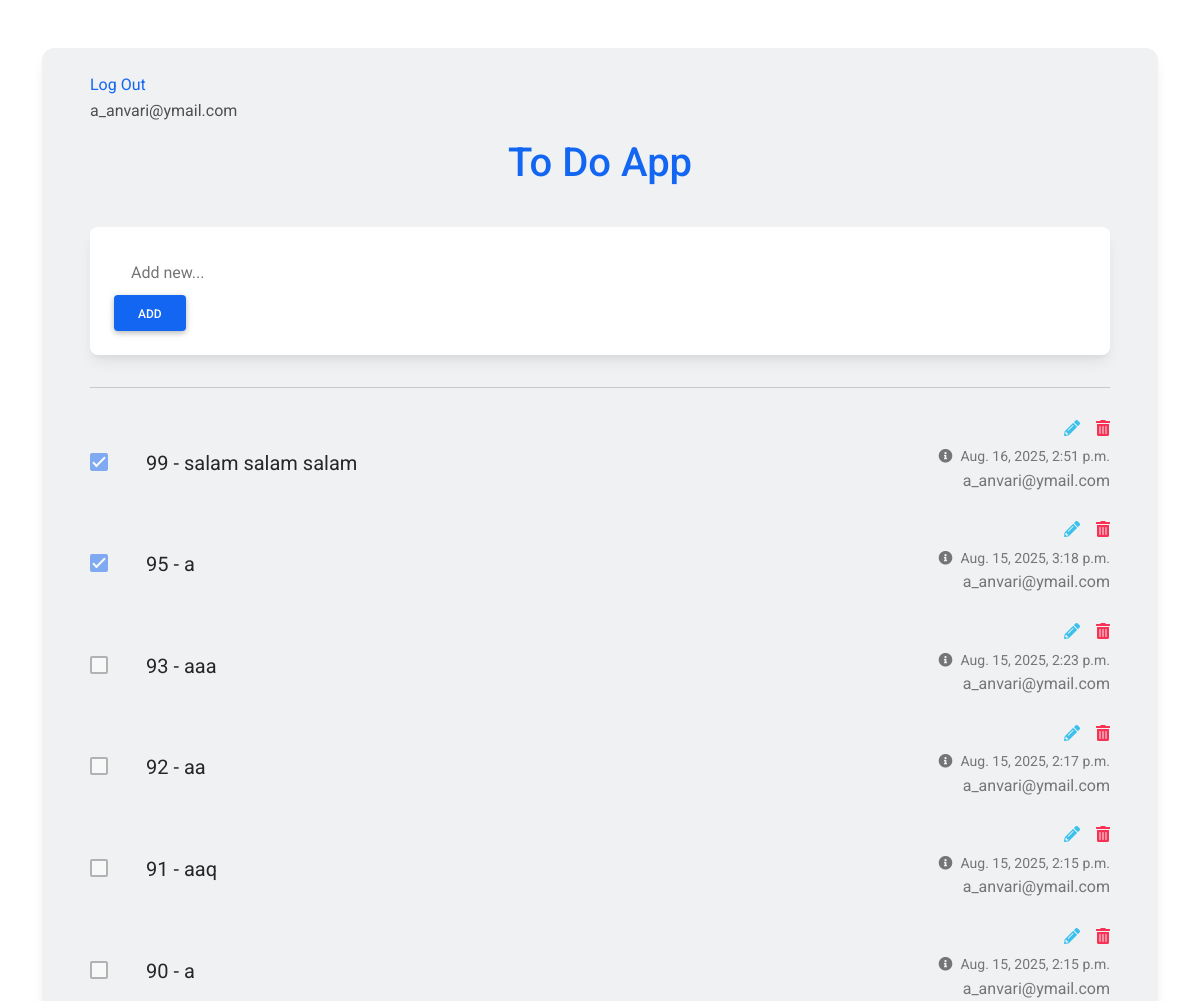
Before: /todo/task/ (signed in, upper part) with the older database file.
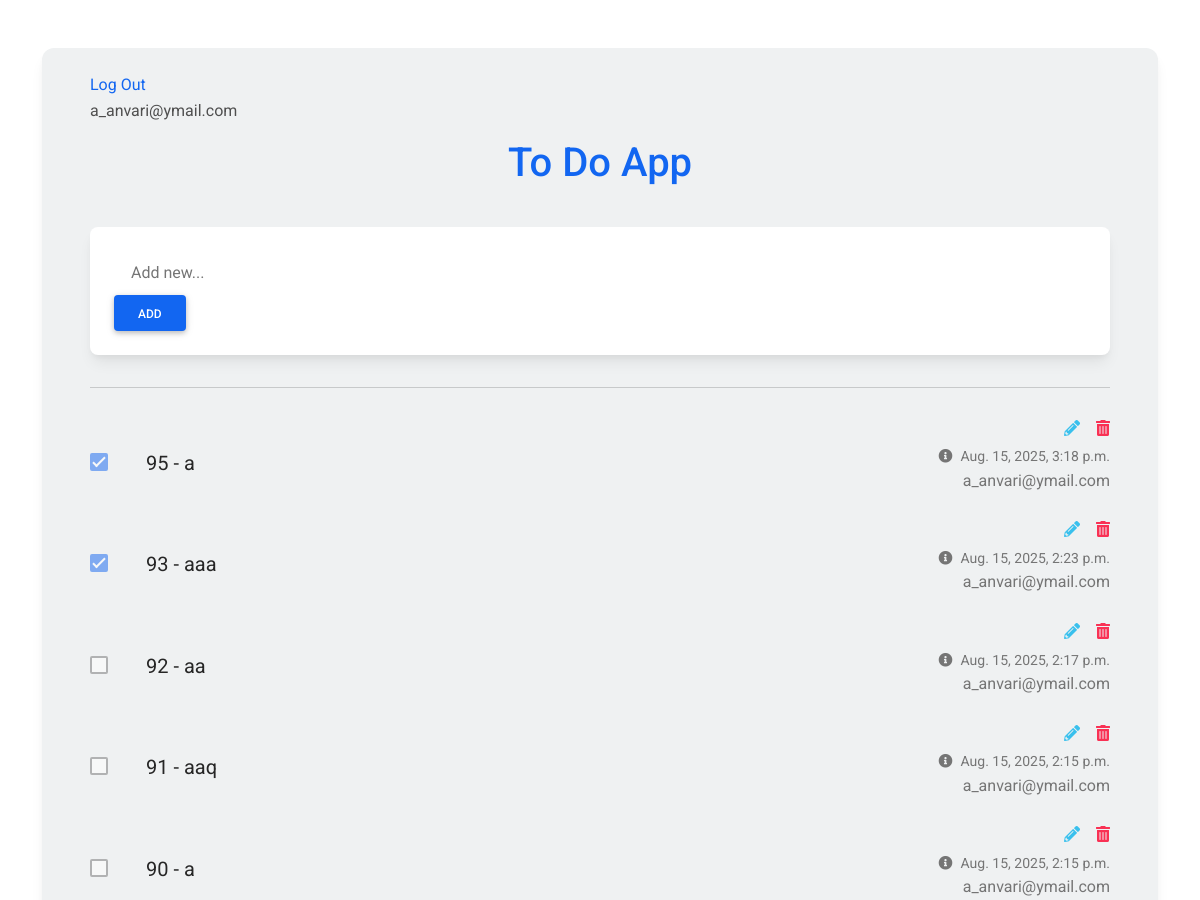
After: the same page with the newer database file.
### todo/models.py (models this page shows, shortened)
class Task (models.Model):
    author = models.ForeignKey('accounts.Profile',on_delete=models.CASCADE)
    title = models.CharField(max_length=250,blank=True,null=True)
    status = models.BooleanField(default=False)
    created_date = models.DateTimeField(auto_now_add=True)
    updated_date = models.DateTimeField(auto_now=True)

### accounts/models.py (models this page shows)
class Profile(models.Model):
    user = models.ForeignKey(User,on_delete=models.CASCADE)
    first_name = models.CharField(max_length=250)
    last_name = models.CharField(max_length=250)
    image = models.ImageField(blank=True, null=True)
    description = models.TextField()
    created_date = models.DateTimeField(auto_now_add=True)
    updated_date = models.DateTimeField(auto_now=True)
    def __str__(self):
        return self.user.email

class User(AbstractBaseUser, PermissionsMixin):
    email = models.EmailField(max_length=255, unique=True)
    is_staff = models.BooleanField(default=False)
    is_active = models.BooleanField(default=True)
    is_superuser = models.BooleanField(default=False)
    is_verified = models.BooleanField(default=False)
    created_date = models.DateTimeField(auto_now_add=True)
    updated_date = models.DateTimeField(auto_now=True)
    USERNAME_FIELD = "email"
    REQUIRED_FIELDS = []
    objects = UserManager()
    def __str__(self):
        return self.email

### todo/views.py (the view, shortened to what this page needs)
# urls.py: path('task/', TaskView.as_view(), name = 'task'),
class TaskView(MyLoginRequiredMixin,CreateView,ListView):
    model = Task
    template_name = 'todo/task.html'
    success_url = '/todo/task/'
    context_object_name = 'tasks'
    paginate_by = 50
    form_class = TaskForm
    def get_queryset(self):
        queryset = super().get_queryset()
        current_user = self.request.user
        queryset = queryset.filter(author__user=current_user)
        return queryset.order_by('-created_date')
    def get_initial(self):
        initial = super().get_initial()
        if self.request.user.is_authenticated:
            initial['author'] = Profile.objects.get(user=self.request.user)
        return initial

### todo/forms.py
class TaskForm(forms.ModelForm):
    class Meta:
        model = Task
        fields = ['author','title']
        widgets = {
            'author': forms.HiddenInput(),
        }

### templates/todo/task.html (shortened to what this page needs)
{%load static%}
<!DOCTYPE html>
<html lang="en">
<head>
  <link rel="stylesheet" href="https://use.fontawesome.com/releases/v5.15.2/css/all.css" />
  <link rel="stylesheet" href="{% static "todo/css/bootstrap-to-do-list.min.css" %}" />
</head>
<body>
  <section class="vh-100">
    <div class="container py-5 h-100">
      <div class="row d-flex justify-content-center align-items-center h-100">
        <div class="col">
          <div class="card" id="list1" style="border-radius: .75rem; background-color: #eff1f2;">
            <div class="card-body py-4 px-4 px-md-5">
              <a href='{% url 'accounts:logout'%}'> Log Out </a> <p>{{request.user}}</p>
              <p class="h1 text-center mt-3 mb-4 pb-3 text-primary">
                To Do App
              </p>
              <div class="pb-2">
                <div class="card">
                  <div class="card-body">
                    <div class="d-flex flex-row align-items-center">
                      <form action='{% url 'todo:task' %}'method="post">
                        <input type="text" name='title' class="form-control form-control-lg" id="exampleFormControlInput1" placeholder="Add new...">
                        <button type="submit" class="btn btn-primary">Add</button>
                      </form>
                    </div>
                  </div>
                </div>
              </div>
              <hr class="my-4">
              {% for task in tasks %}
              <ul class="list-group list-group-horizontal rounded-0 bg-transparent">
                <li class="list-group-item d-flex align-items-center ps-0 pe-3 py-1 rounded-0 border-0 bg-transparent">
                  <a href="{% url 'todo:task-complete' pk=task.id %}" title="complete todo">
                    <div class="form-check">
                      <input
                      class="form-check-input me-0"
                      type="checkbox"
                      value=''
                      id="flexCheckChecked1"
                      aria-label="..."
                      {% if task.status == True %}
                      checked
                      {% endif %}
                      disabled
                      />
                    </div>
                  </a>
                </li>
                <li class="list-group-item px-3 py-1 d-flex align-items-center flex-grow-1 border-0 bg-transparent">
                  <p class="lead fw-normal mb-0">{{task.id}} - {{task.title}} </p>
                </li>
                <li class="list-group-item ps-3 pe-0 py-1 rounded-0 border-0 bg-transparent">
                  <div class="d-flex flex-row justify-content-end mb-1">
                    <a href="{% url 'todo:task-edit' pk=task.id %}" class="text-info" data-mdb-toggle="tooltip" title="Edit todo"><i class="fas fa-pencil-alt me-3"></i></a>
                    <a href="{% url 'todo:task-delete' pk=task.id %}" class="text-danger" data-mdb-toggle="tooltip" title="Delete todo"><i class="fas fa-trash-alt"></i></a>
                  </div>
                  <div class="text-end text-muted">
                    <a href="#!" class="text-muted" data-mdb-toggle="tooltip" title="Created date">
                      <p class="small mb-0"><i class="fas fa-info-circle me-2"></i>{{task.created_date}}</p></a>
                      <p> {{task.author}} </p>
                  </div>
                </li>
              </ul>
              {% endfor %}
            </div>
          </div>
        </div>
      </div>
    </div>
  </section>
</body>
</html>

Changed rows visible on the page:
removed Task: status "☑", id "99", title "salam salam salam", created_date "Aug. 16, 2025, 2:51 p.m.", author "a_anvari@ymail.com"
changed Task "aaa": status "☐" → "☑"
